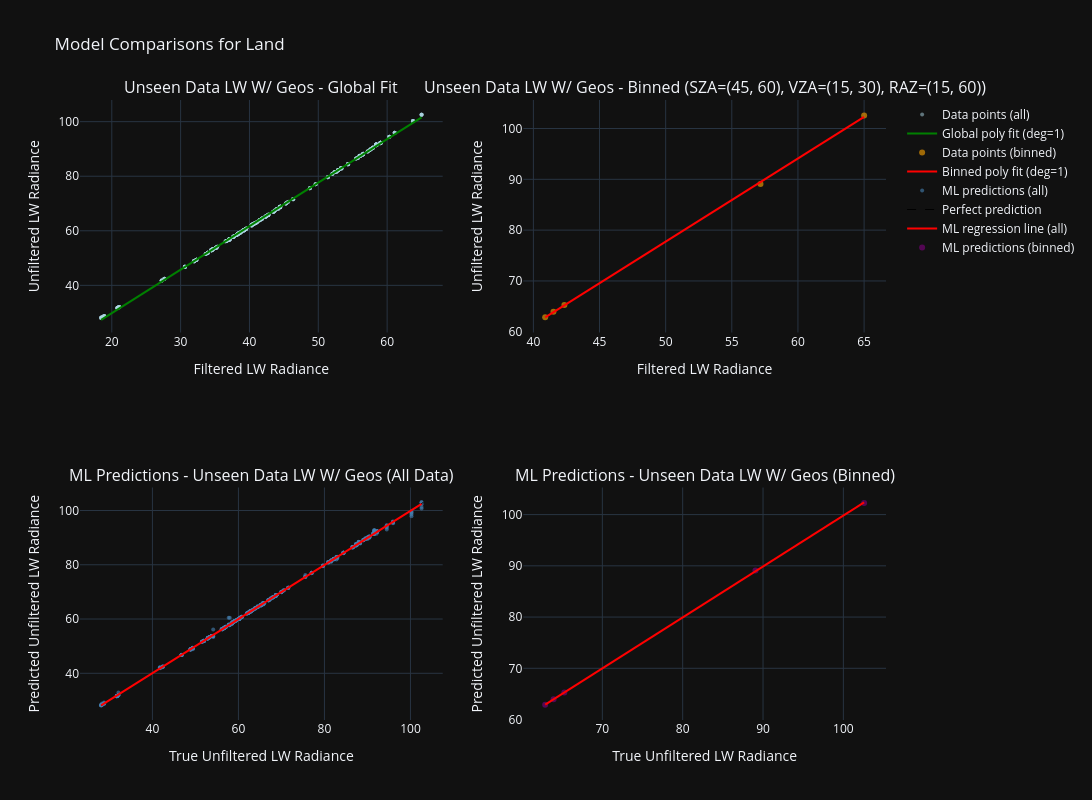

Notebook code for this chart:
### Code cell
compare_global_vs_bin_fit_interactive(
    test_lw_geos_ds,
    scene="Land",
    sza_range=(45,60),
    vza_range=(15,30),
    raz_range=(15,60),
    degree=1,
    ml_model=lw_bm_with_geos["Final_Model"],
    name="Unseen Data LW W/ Geos",
    ml_features=["SZA", 'VZA', 'RAZ', 'Longwave Filtered Rads (Integrated)', 'M1', 'M2', 'M3', 'M4', 'I1', 'M5', 'DNB', 'M6', 'I2', 'M7', 'M8', 'M9', 'I3', 'M10', 'M11'],
    is_sw=False
)

### Figure 1 — Plotly figure (JSON) as saved in the notebook; plotly's stock layout.template omitted (floating-point values rounded to 4 significant figures; data arrays with more than 128 entries replaced by an {"elided": "..."} marker saying what was removed)
{"data": [{"hovertemplate": "Filtered: %{x:.2f}<br>Unfiltered: %{y:.2f}", "marker": {"color": "lightblue", "opacity": 0.5, "size": 4}, "mode": "markers", "name": "Data points (all)", "showlegend": true, "x": {"elided": "635 float values"}, "y": {"elided": "635 float values"}, "type": "scatter", "xaxis": "x", "yaxis": "y"}, {"line": {"color": "green", "width": 2}, "mode": "lines", "name": "Global poly fit (deg=1)", "showlegend": true, "x": {"elided": "635 float values"}, "y": {"elided": "635 float values"}, "type": "scatter", "xaxis": "x", "yaxis": "y"}, {"hovertemplate": "Filtered: %{x:.2f}<br>Unfiltered: %{y:.2f}", "marker": {"color": "orange", "opacity": 0.6, "size": 6}, "mode": "markers", "name": "Data points (binned)", "showlegend": true, "x": [41.52, 42.34, 40.89, 65.0, 57.17], "y": [63.93, 65.27, 62.88, 102.6, 89.06], "type": "scatter", "xaxis": "x2", "yaxis": "y2"}, {"line": {"color": "red", "width": 2}, "mode": "lines", "name": "Binned poly fit (deg=1)", "showlegend": true, "x": [40.89, 41.52, 42.34, 57.17, 65.0], "y": [62.85, 63.87, 65.22, 89.48, 102.3], "type": "scatter", "xaxis": "x2", "yaxis": "y2"}, {"customdata": {"elided": "635 float values"}, "hovertemplate": "True: %{x:.2f}<br>Predicted: %{y:.2f}<br>Error: %{customdata:.2f}", "marker": {"color": "steelblue", "opacity": 0.6, "size": 4}, "mode": "markers", "name": "ML predictions (all)", "showlegend": true, "x": {"elided": "635 float values"}, "y": {"elided": "635 float values"}, "type": "scatter", "xaxis": "x3", "yaxis": "y3"}, {"line": {"color": "black", "dash": "dash", "width": 1}, "mode": "lines", "name": "Perfect prediction", "showlegend": true, "x": [28.08, 103.1], "y": [28.08, 103.1], "type": "scatter", "xaxis": "x3", "yaxis": "y3"}, {"line": {"color": "red", "width": 2}, "mode": "lines", "name": "ML regression line (all)", "showlegend": true, "x": {"elided": "635 float values"}, "y": {"elided": "635 float values"}, "type": "scatter", "xaxis": "x3", "yaxis": "y3"}, {"customdata": [0.009555, -0.01359, 0.02697, -0.2947, 0.009695], "hovertemplate": "True: %{x:.2f}<br>Predicted: %{y:.2f}<br>Error: %{customdata:.2f}", "marker": {"color": "purple", "opacity": 0.6, "size": 6}, "mode": "markers", "name": "ML predictions (binned)", "showlegend": true, "x": [63.93, 65.27, 62.88, 102.6, 89.06], "y": [63.94, 65.25, 62.91, 102.3, 89.07], "type": "scatter", "xaxis": "x4", "yaxis": "y4"}, {"line": {"color": "black", "dash": "dash", "width": 1}, "mode": "lines", "name": "Perfect prediction", "showlegend": false, "x": [62.88, 102.6], "y": [62.88, 102.6], "type": "scatter", "xaxis": "x4", "yaxis": "y4"}, {"line": {"color": "red", "width": 2}, "mode": "lines", "name": "ML regression line (binned)", "showlegend": false, "x": [62.88, 63.93, 65.27, 89.06, 102.6], "y": [62.92, 63.95, 65.28, 88.93, 102.4], "type": "scatter", "xaxis": "x4", "yaxis": "y4"}], "layout": {"xaxis": {"anchor": "y", "domain": [0.0, 0.45], "title": {"text": "Filtered LW Radiance"}}, "yaxis": {"anchor": "x", "domain": [0.625, 1.0], "title": {"text": "Unfiltered LW Radiance"}}, "xaxis2": {"anchor": "y2", "domain": [0.55, 1.0], "title": {"text": "Filtered LW Radiance"}}, "yaxis2": {"anchor": "x2", "domain": [0.625, 1.0], "title": {"text": "Unfiltered LW Radiance"}}, "xaxis3": {"anchor": "y3", "domain": [0.0, 0.45], "title": {"text": "True Unfiltered LW Radiance"}}, "yaxis3": {"anchor": "x3", "domain": [0.0, 0.375], "title": {"text": "Predicted Unfiltered LW Radiance"}}, "xaxis4": {"anchor": "y4", "domain": [0.55, 1.0], "title": {"text": "True Unfiltered LW Radiance"}}, "yaxis4": {"anchor": "x4", "domain": [0.0, 0.375], "title": {"text": "Predicted Unfiltered LW Radiance"}}, "annotations": [{"font": {"size": 16}, "showarrow": false, "text": "Unseen Data LW W/ Geos - Global Fit", "x": 0.225, "xanchor": "center", "xref": "paper", "y": 1.0, "yanchor": "bottom", "yref": "paper"}, {"font": {"size": 16}, "showarrow": false, "text": "Unseen Data LW W/ Geos - Binned (SZA=(45, 60), VZA=(15, 30), RAZ=(15, 60))", "x": 0.775, "xanchor": "center", "xref": "paper", "y": 1.0, "yanchor": "bottom", "yref": "paper"}, {"font": {"size": 16}, "showarrow": false, "text": "ML Predictions - Unseen Data LW W/ Geos (All Data)", "x": 0.225, "xanchor": "center", "xref": "paper", "y": 0.375, "yanchor": "bottom", "yref": "paper"}, {"font": {"size": 16}, "showarrow": false, "text": "ML Predictions - Unseen Data LW W/ Geos (Binned)", "x": 0.775, "xanchor": "center", "xref": "paper", "y": 0.375, "yanchor": "bottom", "yref": "paper"}], "title": {"text": "Model Comparisons for Land"}, "height": 800, "width": 1400, "showlegend": true}}
